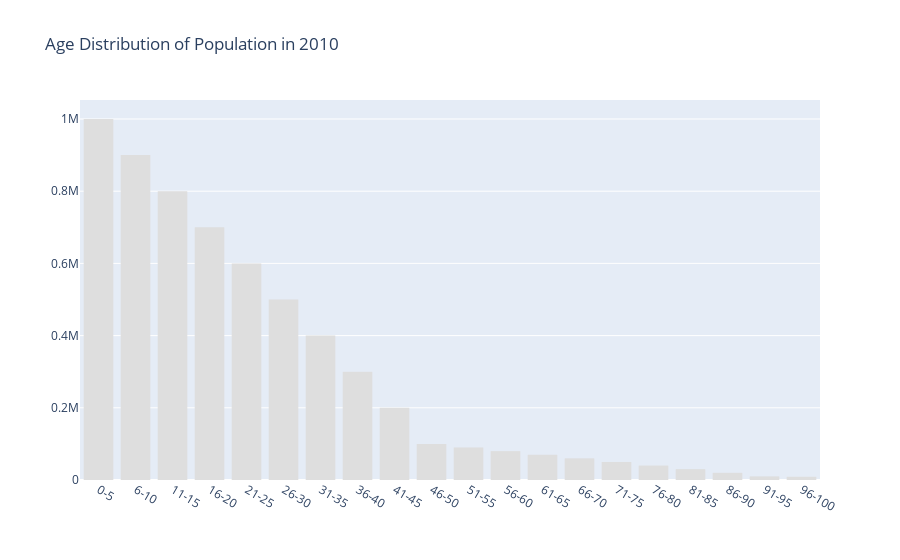

Notebook code cell kept with this figure:
### Code cell
single_distribution(df, 'population', 'AGE_GROUPS', title='Age Distribution of Population in 2010')

### Figure 1 — Plotly figure (JSON) as saved in the notebook; plotly's stock layout.template omitted (floating-point values rounded to 4 significant figures)
{"data": [{"marker": {"color": "#DEDEDE", "line": {"color": "rgb(8,48,107)", "width": 0}}, "name": "AGE_GROUPS", "type": "bar", "x": ["0-5", "6-10", "11-15", "16-20", "21-25", "26-30", "31-35", "36-40", "41-45", "46-50", "51-55", "56-60", "61-65", "66-70", "71-75", "76-80", "81-85", "86-90", "91-95", "96-100"], "y": [1000000, 900000, 800000, 700000, 600000, 500000, 400000, 300000, 200000, 100000, 90000, 80000, 70000, 60000, 50000, 40000, 30000, 20000, 10000, 9000]}], "layout": {"showlegend": false, "title": {"text": "Age Distribution of Population in 2010"}}}
